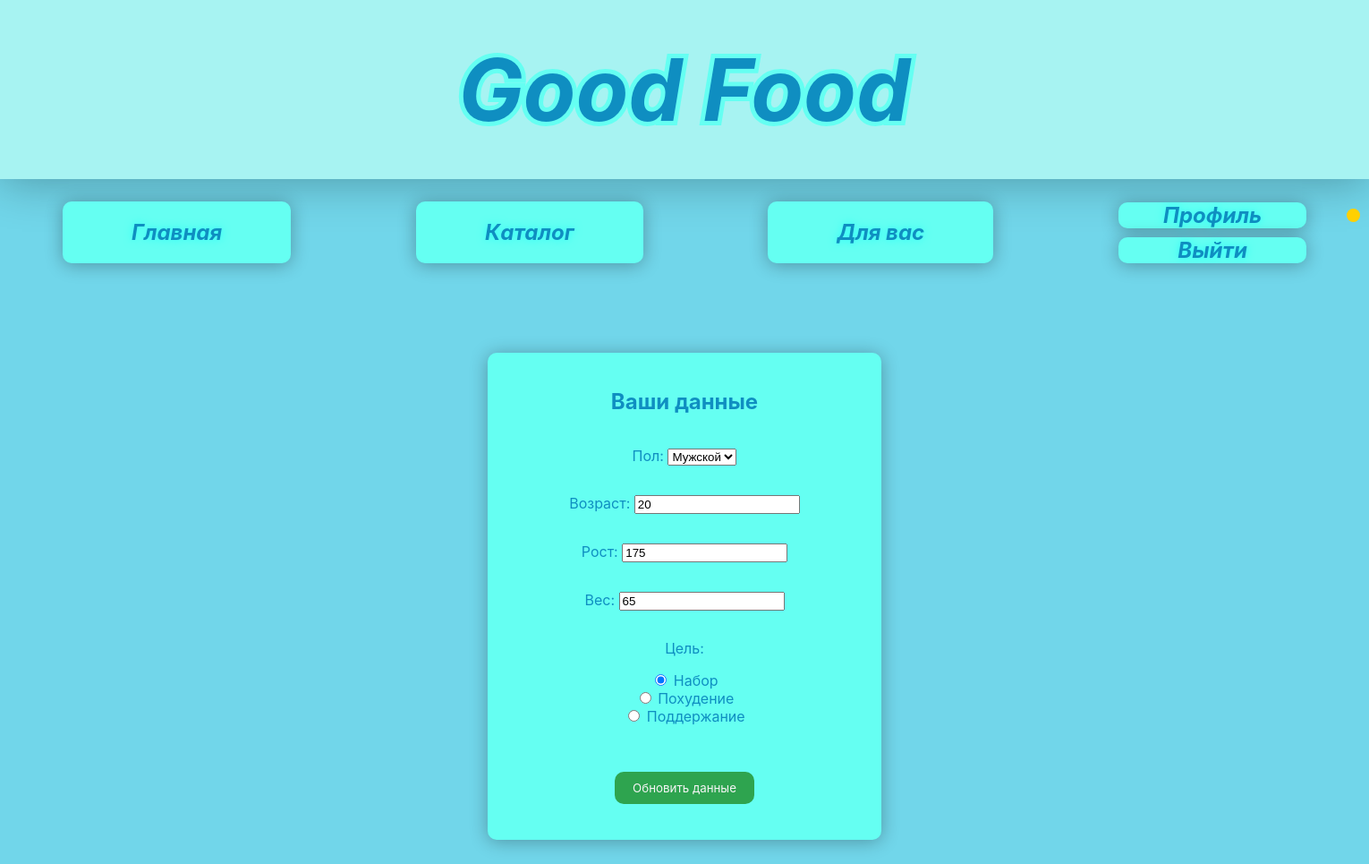
/auth/profile/ (signed in), run on an earlier commit of the app's database.
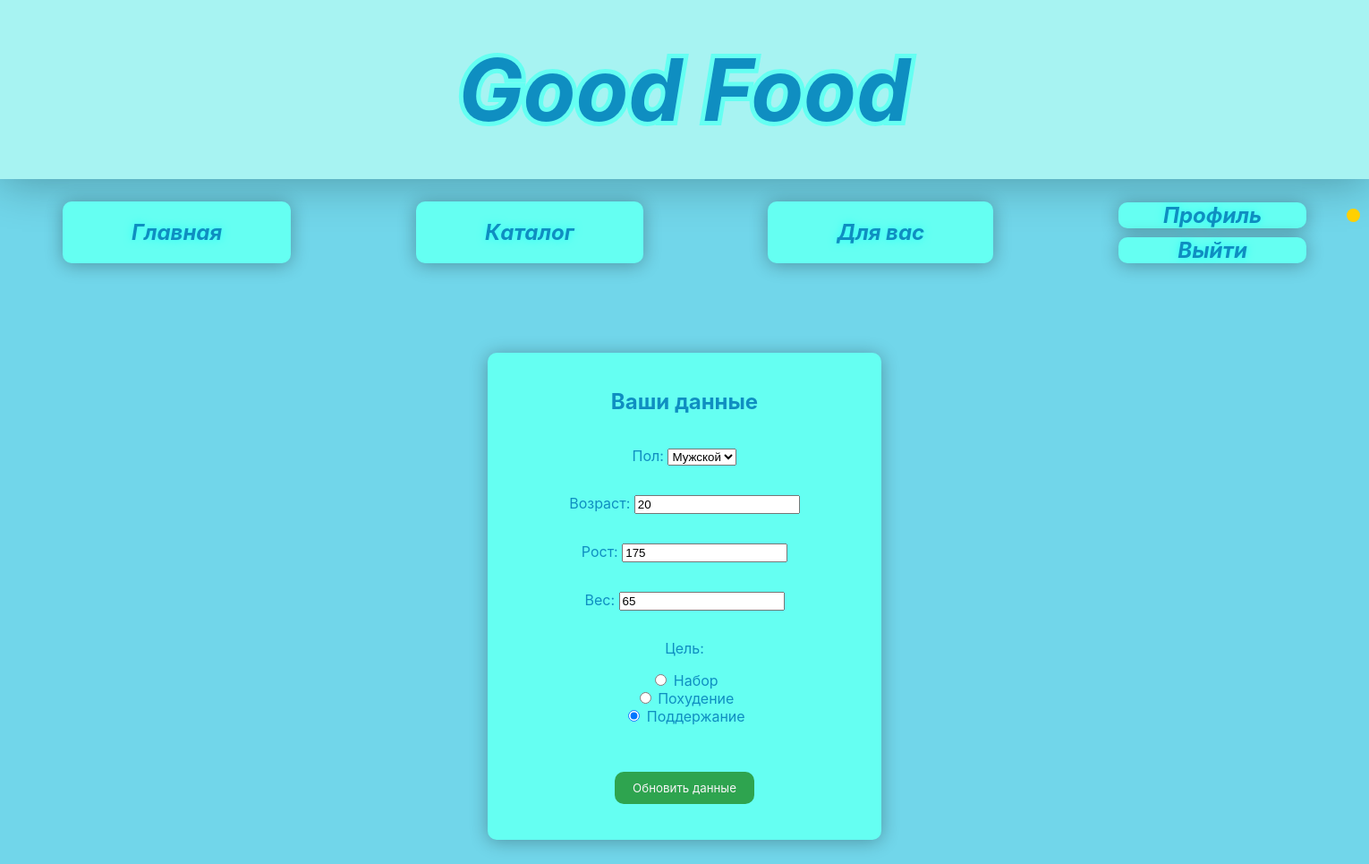
And on a later commit of the database.
### moduleauth/models.py (models this page shows, shortened)
class Profile(models.Model):
    user = models.OneToOneField(User, null=True, on_delete=models.CASCADE)
    email = models.EmailField(unique=True, null=True, blank=True, verbose_name="Email")
    sex = models.CharField(max_length=6, choices=[('male', 'Мужской'), ('female', 'Женский')], default='male')
    age = models.PositiveIntegerField(default=18, verbose_name='Age' )
    height = models.PositiveIntegerField(default=160,verbose_name="Height")
    weight = models.PositiveIntegerField(default=60, verbose_name="Weight")
    goal = models.CharField(max_length=20, choices=[('gain', 'Набор'), ('lose', 'Похудение'), ('main', 'Поддержание')], default='maintain')
    calorie_adjustment = models.IntegerField(default=0, verbose_name="Коррекция калорий")

### moduleauth/views.py (the view)
# urls.py: path('profile/', views.profile_view, name='profile'),
@login_required
def profile_view(request):
    profile, created = Profile.objects.get_or_create(user=request.user)
    if request.method == 'POST':
        form = UserInfoForm(request.POST, instance=profile)
        if form.is_valid():
            form.save()
            return redirect('profile')
    else:
        form = UserInfoForm(instance=profile)
    return render(request, 'profile.html', {'form': form})

### moduleauth/forms.py (shortened to what this page needs)
class UserInfoForm(forms.ModelForm):
    sex = forms.ChoiceField(label='Пол', required=True, choices=[('male', 'Мужской'), ('female', 'Женский')])
    age = forms.IntegerField(label='Возраст', required=True)
    height = forms.IntegerField(label='Рост', required=True)
    weight = forms.IntegerField(label='Вес', required=True)
    goal = forms.ChoiceField(label='Цель', choices=Profile._meta.get_field('goal').choices, widget=forms.RadioSelect)
    class Meta:
        model = Profile
        fields = ('sex', 'age','height', 'weight', 'goal')
        widgets = {
            'sex': forms.RadioSelect(choices=[('male', 'Мужской'), ('female', 'Женский')]),
            'age': forms.NumberInput(attrs={'min': 0, 'max': 120}),
            'height': forms.NumberInput(attrs={'min': 120, 'max': 300}),
            'weight': forms.NumberInput(attrs={'min': 25, 'max': 300})
        }

### templates/profile.html (shortened to what this page needs)
{% load static %}
<html lang="ru">
    <head>
        <link rel="stylesheet" href="{% static 'styles/base.css' %}">
        <link rel="stylesheet" href="{% static 'styles/profile.css' %}">
    </head>
    <body>
        <div id="heading">
            <span>Good Food</span>
        </div>
        <div id="body">
            <div class="navbar">
                <a href="{% url 'index' %}" class="nav-button">Главная</a>
                <a href="{% url 'catalog' %}" class="nav-button">Каталог</a>
                {% if user.is_authenticated %}
                    <a href="{% url 'foru' %}" class="nav-button restricted">Для вас</a>
                {% else %}
                    <script src="{ static 'utils/restrict.js' }"></script>
                {% endif %}
                <div class="auth-buttons">
                    {% if user.is_authenticated %}
                        <a href="{% url 'profile' %}" class="auth-button">Профиль<div class="nav-button--circle"></div></a>
                        <a href="{% url 'logout' %}" class="auth-button">Выйти</a>
                    {% else %}
                        <a href="{% url 'signin' %}" class="auth-button">Вход</a>
                        <a href="{% url 'signup' %}" class="auth-button">Регистрация</a>
                    {% endif %}
                </div>
            </div>
            <div>
                <form method="post" class="profile-container">
                    <h2>Ваши данные</h2>
                    {{ form.as_p }}
                    <button type="submit" class="save-btn">Обновить данные</button>
                </form>
            </div>
        </div>
    </body>
</html>

What changed in the data, as far as the page shows it:
changed Profile "Мужской": goal "☑ Набор ☐ Похудение ☐ Поддержание" → "☐ Набор ☐ Похудение ☑ Поддержание"
